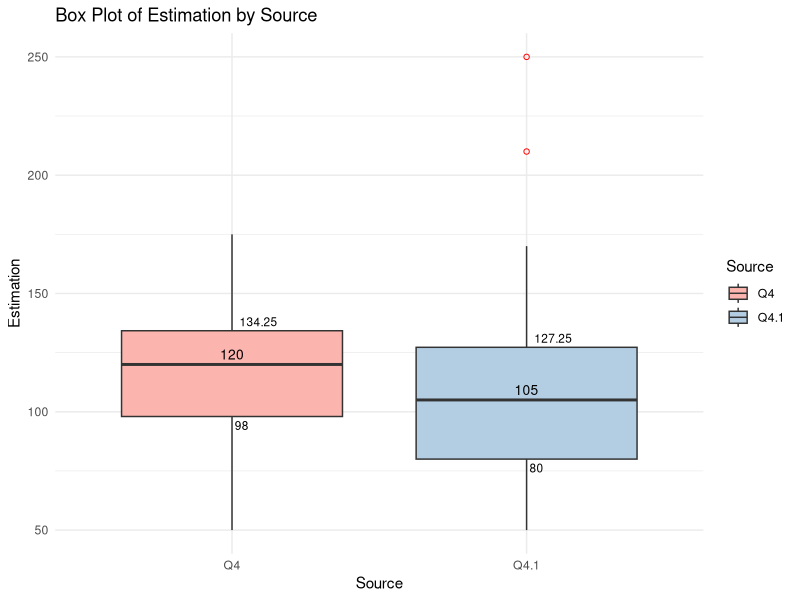
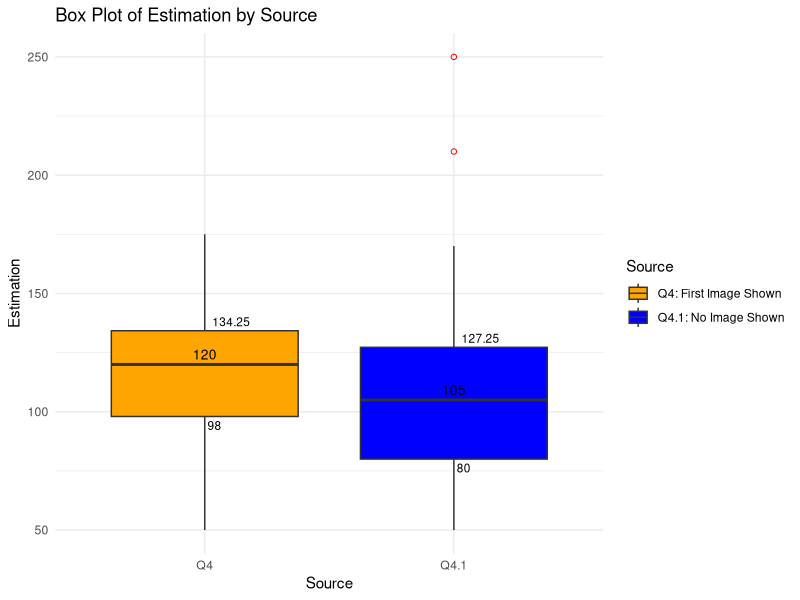

The R source for these figures, in order:
## ---- chunk 1
#| label: load-packages
library(tidyverse)
library(dplyr)
library(ggplot2)
library(tidytext)
library(jsonlite)
## ---- chunk 2
#| label: import-data

study_data_cleaned <- read.csv("data/study_data_cleaned.csv")
demographic_data_cleaned <- read.csv("data/demographic_prolific_data_cleaned.csv")

## ---- chunk 3

# Merge the datasets based on the common column "custom_id_prolific"
merged_data <- merge(study_data_cleaned, demographic_data_cleaned, by = "Custom_id_prolific", all.x = TRUE)

# all.x = TRUE will keep all rows from study_data_cleaned even if there is no match in demographic_data_cleaned
# If you want to keep all rows from demographic_data_cleaned, use all.y = TRUE instead.

# View the merged dataset
head(merged_data)

## ---- chunk 4
#| label: import-data

all_data <- read.csv("data/merged_data.csv")

## ---- chunk 5
#create 2 datasets based on each question

q4_data <- all_data[!is.na(all_data$Q4) & is.na(all_data$Q4.1), ]

# Subset rows where Q4.1 has values and Q4 is NA
q4.1_data <- all_data[is.na(all_data$Q4) & !is.na(all_data$Q4.1), ]


# For Q4_data
q4_data <- mutate(q4_data, difference = Q4 - 119)

# For Q4.1_data
q4.1_data <- mutate(q4.1_data, difference = Q4.1 - 119)


## ---- chunk 6
#Generating statistics 

# For Q4_data
mean_estimation_Q4_data <- mean(q4_data$Q4, na.rm = TRUE)
cat("Mean of estimation column for Q4_data:", mean_estimation_Q4_data, "\n")

mean_difference_Q4_data <- mean(q4_data$difference, na.rm = TRUE)
cat("Mean of difference column for Q4_data:", mean_difference_Q4_data, "\n")

# For Q4.1_data

mean_estimation_Q4.1_data <- mean(q4.1_data$Q4.1, na.rm = TRUE)
cat("Mean of estimation column for Q4_data:", mean_estimation_Q4.1_data, "\n")

mean_difference_Q4.1_data <- mean(q4.1_data$difference, na.rm = TRUE)
cat("Mean of difference column for Q4.1_data:", mean_difference_Q4.1_data, "\n")


# Calculate the sum for Q4_data
sum_Q4_data <- sum(q4_data$Q4, na.rm = TRUE)
cat("Sum of values for Q4 column in Q4_data:", sum_Q4_data, "\n")

# Calculate the sum for Q4.1_data
sum_Q4.1_data <- sum(q4.1_data$Q4.1, na.rm = TRUE)
cat("Sum of values for Q4.1 column in Q4.1_data:", sum_Q4.1_data, "\n")


## ---- chunk 7
library(dplyr)

# Assuming your dataset is named merged_data

merged_data <- merged_data %>%
  filter(!is.na(Custom_id_prolific))

estimation_data <- merged_data %>%
  mutate(
    Estimation = coalesce(Q4, Q4.1),  # coalesce will pick the first non-NA value
    Source = case_when(
      !is.na(Q4) ~ "Q4",   # If Q4 is not NA, then Source is 'Q4'
      !is.na(Q4.1) ~ "Q4.1" # If Q4.1 is not NA, then Source is 'Q4.1'
    )
  )

# View the first few rows of the modified dataframe
head(estimation_data)


# Assuming your dataset is already in your environment and named merged_data
mean_estimations <- estimation_data %>%
  group_by(Source) %>%
  summarise(
    Mean_Estimation = mean(Estimation, na.rm = TRUE)  # Calculating mean and removing any NAs
  )

# View the results
print(mean_estimations)

## ---- chunk 8
library(ggplot2)

# Base plot
p <- ggplot(estimation_data, aes(x = Source, y = Estimation, fill = Source)) +
  geom_boxplot(outlier.colour = "red", outlier.shape = 1) + # Color and shape for outliers
  labs(title = "Box Plot of Estimation by Source",
       x = "Source",
       y = "Estimation") +
  theme_minimal() +
  scale_fill_brewer(palette = "Pastel1")

# Add median labels
p <- p + stat_summary(fun = median, geom = "text", aes(label = round(after_stat(y), 2)),
                      position = position_dodge(width = 0.75), vjust = -0.5,
                      color = "black", size = 3.5)

# Add quartile labels using `geom_text` directly with a new calculation
# Calculate quartiles and other stats to annotate manually
boxplot_stats <- estimation_data %>%
  group_by(Source) %>%
  summarise(
    lower = quantile(Estimation, probs = 0.25, na.rm = TRUE),
    upper = quantile(Estimation, probs = 0.75, na.rm = TRUE)
  ) %>%
  tidyr::pivot_longer(-Source, names_to = "Quartile", values_to = "Value")

# Add quartile labels
p <- p + geom_text(data = boxplot_stats, aes(x = Source, y = Value, label = round(Value, 2)),
                   position = position_dodge(width = 0.75), 
                   vjust = ifelse(boxplot_stats$Quartile == "lower", 1.5, -0.5), # Move lower quartile up
                   hjust = -0.2, size = 3, check_overlap = TRUE)

# Print the plot with labels
print(p)

# Change legend labels
p <- p + scale_fill_manual(values = c("Q4" = "orange", "Q4.1" = "blue"),
                           labels = c("Q4: First Image Shown", "Q4.1: No Image Shown"))

# Print the plot with labels
print(p)
